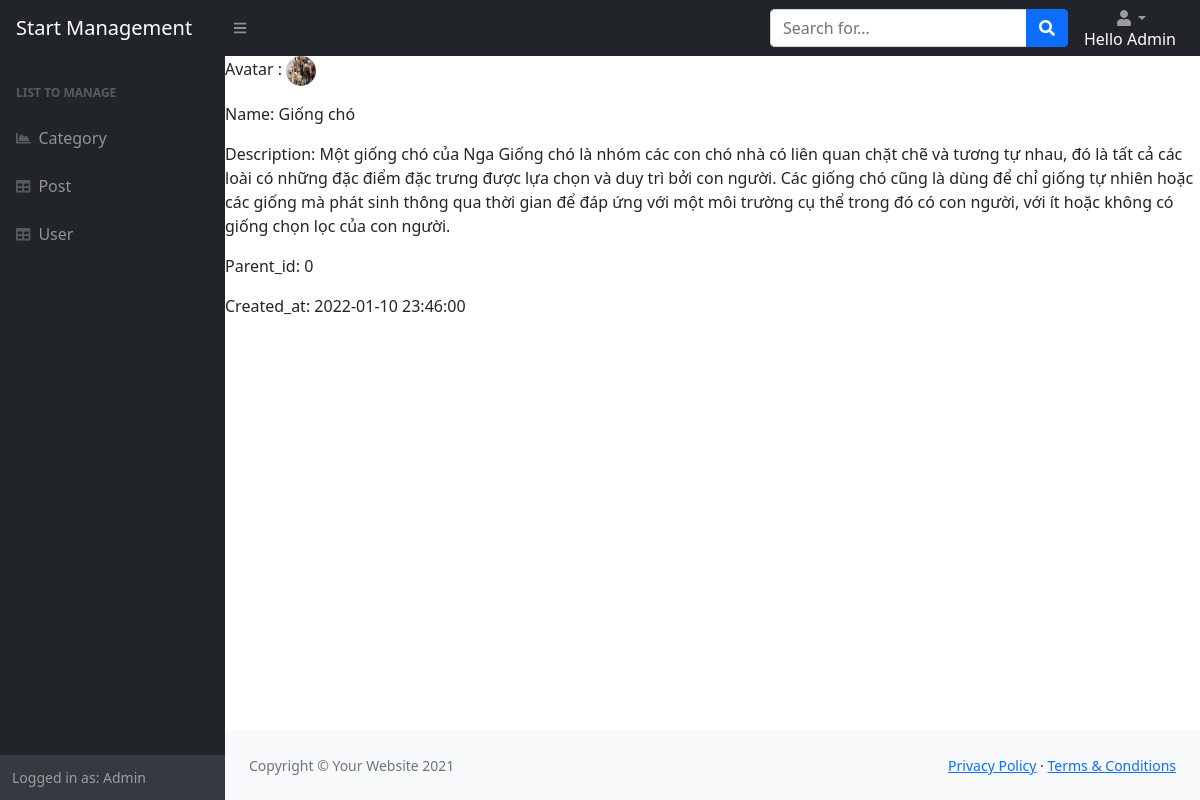
Screenshot of /Admin/index.php?mod=category&act=detail&id=1 (signed in) with the database file from the repository.
### tables this page shows
CREATE TABLE `categories`  (
  `id` int NOT NULL AUTO_INCREMENT,
  `name` varchar(255) NULL DEFAULT NULL,
  `description` mediumtext NULL,
  `thumbnail` varchar(500) NULL DEFAULT NULL,
  `parent_id` int NULL DEFAULT NULL,
  `created_at` timestamp NULL DEFAULT NULL,
  PRIMARY KEY (`id`) USING BTREE
);

### Admin/Controllers/BaseController.php (called while the page is built, shortened)
<?php
  class BaseController
  {
    public function view($path, $data = []){
      extract($data);
      require_once('Views/'.$path);
    }
  }
?>

### Admin/Controllers/CategoryController.php (called while the page is built, shortened)
<?php
require('Models/Category.php');
  class CategoryController extends AdminController
  {
    public function detail()
    {
      $id =(isset($_GET['id'])?$_GET['id']:0);
      $category = new Category();
      $categories = $category-> edit($id);
      $this->view('Categories/detail.php', ['categories' => $categories
    ]);
    }
  }
?>

### Admin/index.php (called while the page is built, shortened)
<?php
$act = "index";
if(isset($_GET['act'])){
  $act = $_GET['act'];
}
  $controller_obj = new $class_name;
 $controller_obj -> $act();
?>

### Admin/Models/Connection.php (called while the page is built, shortened)
<?php
  class Connection1{
    private $servername= "localhost";
    private $username= "root";
    private $password = "";
    private $dbname = "blogs";
    public function connect(){
      $conn = new mysqli($this->servername, $this -> username, $this ->password, $this-> dbname );
      return $conn;
    }
  }
?>

### Admin/Models/Query.php (called while the page is built, shortened)
<?php
  require_once('Models/Connection.php');
  class Query{
    private $conn;
    public function __construct(){
      $connection = new Connection1();
      $this -> conn = $connection -> connect();
    }
    protected function find($table, $id){
      $query = "SELECT * FROM ". $table." WHERE id = ".$id;
      $result = $this -> conn -> query($query)->fetch_assoc();
      return $result;
    }
  }
?>

### Admin/Models/Category.php (called while the page is built, shortened)
<?php
require_once('Models/Query.php');
  class Category extends Query
  {
      public $table = 'categories';
      public function edit($id)
      {
          $update = $this -> find($this-> table, $id);
          return $update;
      }
  }
?>

### Admin/Views/Categories/detail.php (the view)
<?php require_once('Views/Partials/header.php');?>
  <p>Avatar : <img src="images/<?=$categories['thumbnail'] ?>" style="width: 30px; height: 30px; border-radius: 50%;"></p>
  <p>Name: <?=$categories['name']?></p>
  <p>Description: <?=$categories['description']?></p>
  <p>Parent_id: <?=$categories['parent_id']?></p>
  <p>Created_at: <?=$categories['created_at']?></p>
<?php require_once('Views/Partials/footer.php');?>

### rows the page displays
categories: thumbnail (picture), name "Giống chó", description "Một giống chó của Nga Giống chó là nhóm các con chó nhà có liên quan chặt chẽ và tương tự nhau, đó là tất cả các loài có những đặc điểm đặc trưng được lựa chọn và duy trì bởi con người. Các giống chó cũng là dùng để chỉ giống tự nhiên hoặc các giống mà phát sinh thông qua thời gian để đáp ứng với một môi trường cụ thể trong đó có con người, với ít hoặc không có giống chọn lọc của con người.", parent "0", created_at "2022-01-10 23:46:00"

### other values shown
$_SESSION['auth']['name'] "Admin"
